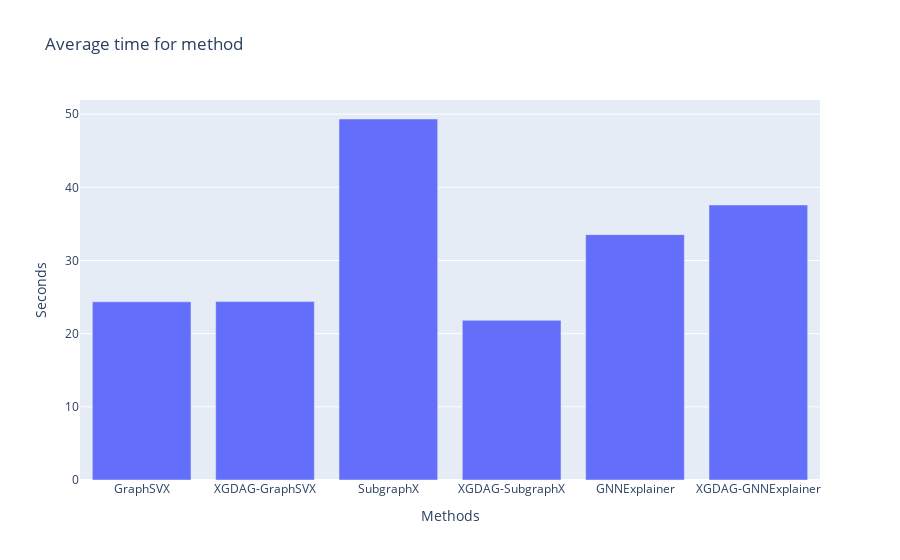

Write notebook code for a chart like this one.
### Code cell
methods_names 	= ['GraphSVX', 'XGDAG-GraphSVX', 'SubgraphX', 'XGDAG-SubgraphX', 'GNNExplainer', 'XGDAG-GNNExplainer']

trace = go.Bar(x=methods_names, y=average_times)
layout = go.Layout(title='Average time for method', xaxis=dict(title='Methods'), yaxis=dict(title='Seconds'))
data = [trace]
fig = go.Figure(data=data, layout=layout)
fig.show()

### Figure 1 — Plotly figure (JSON) as saved in the notebook; plotly's stock layout.template omitted (floating-point values rounded to 4 significant figures)
{"data": [{"type": "bar", "x": ["GraphSVX", "XGDAG-GraphSVX", "SubgraphX", "XGDAG-SubgraphX", "GNNExplainer", "XGDAG-GNNExplainer"], "y": [24.36, 24.38, 49.34, 21.82, 33.53, 37.59]}], "layout": {"title": {"text": "Average time for method"}, "xaxis": {"title": {"text": "Methods"}}, "yaxis": {"title": {"text": "Seconds"}}}}
